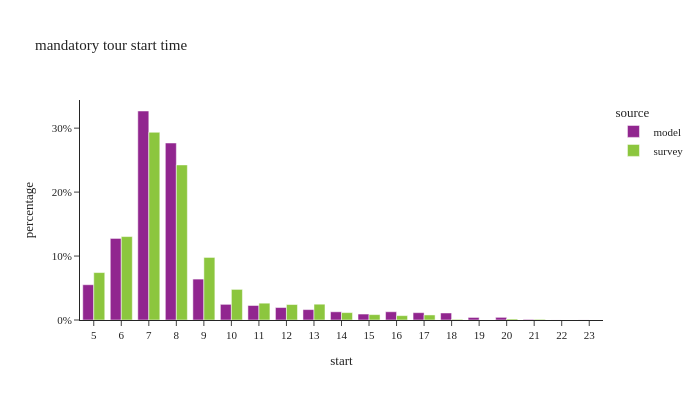

Source (notebook cell):
### Code cell
df_plot = m_tour_data.groupby(['source','start'])[['tour_weight']].sum().reset_index()

df_plot['percentage'] = df_plot.groupby(['source'], group_keys=False)['tour_weight']. \
    apply(lambda x: x / float(x.sum()))



fig = px.bar(df_plot, x="start", y="percentage", color="source",barmode="group",
             title="mandatory tour start time")

fig.for_each_annotation(lambda a: a.update(text = a.text.split("=")[-1]))

fig.update_layout(height=400, width=700, yaxis=dict(tickformat=".0%"), xaxis=dict(dtick="1"))

fig.show()

### Figure 1 — Plotly figure (JSON) as saved in the notebook; plotly's stock layout.template omitted (floating-point values rounded to 4 significant figures)
{"data": [{"alignmentgroup": "True", "hovertemplate": "source=model<br>start=%{x}<br>percentage=%{y}<extra></extra>", "legendgroup": "model", "marker": {"color": "#91268F", "pattern": {"shape": ""}}, "name": "model", "offsetgroup": "model", "orientation": "v", "showlegend": true, "textposition": "auto", "type": "bar", "x": [5.0, 6.0, 7.0, 8.0, 9.0, 10.0, 11.0, 12.0, 13.0, 14.0, 15.0, 16.0, 17.0, 18.0, 19.0, 20.0, 21.0, 22.0, 23.0], "xaxis": "x", "y": [0.05515, 0.1276, 0.3268, 0.2768, 0.06397, 0.02449, 0.02269, 0.01952, 0.01627, 0.01283, 0.009325, 0.01291, 0.01146, 0.01098, 0.003983, 0.004166, 0.0009346, 5.993e-05, 0.0001032], "yaxis": "y"}, {"alignmentgroup": "True", "hovertemplate": "source=survey<br>start=%{x}<br>percentage=%{y}<extra></extra>", "legendgroup": "survey", "marker": {"color": "#8CC63E", "pattern": {"shape": ""}}, "name": "survey", "offsetgroup": "survey", "orientation": "v", "showlegend": true, "textposition": "auto", "type": "bar", "x": [5.0, 6.0, 7.0, 8.0, 9.0, 10.0, 11.0, 12.0, 13.0, 14.0, 15.0, 16.0, 17.0, 18.0, 20.0, 21.0], "xaxis": "x", "y": [0.07417, 0.1305, 0.2935, 0.2425, 0.09784, 0.04787, 0.0263, 0.0242, 0.02472, 0.01157, 0.008417, 0.006839, 0.007891, 0.001052, 0.001578, 0.001052], "yaxis": "y"}], "layout": {"barmode": "group", "height": 400, "legend": {"title": {"text": "source"}, "tracegroupgap": 0}, "title": {"text": "mandatory tour start time"}, "width": 700, "xaxis": {"anchor": "y", "domain": [0.0, 1.0], "dtick": "1", "title": {"text": "start"}}, "yaxis": {"anchor": "x", "domain": [0.0, 1.0], "tickformat": ".0%", "title": {"text": "percentage"}}}}
